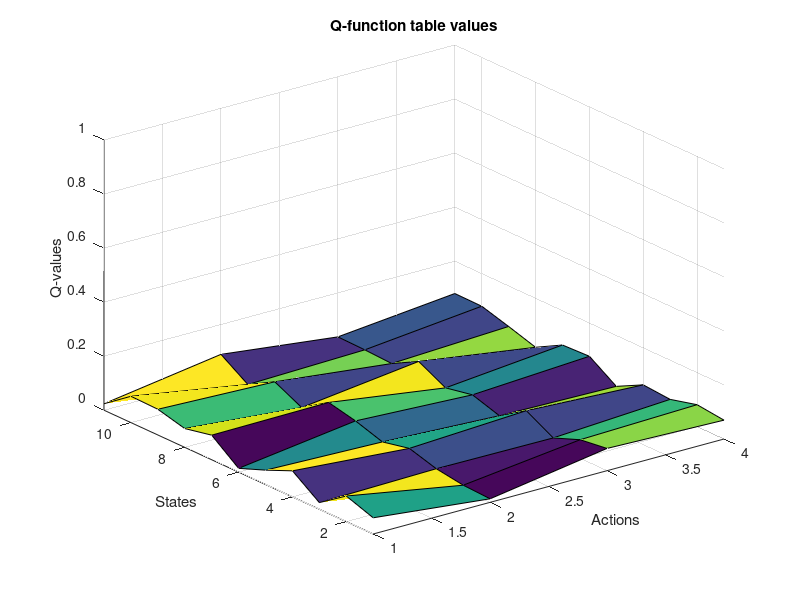

The MATLAB source for this figure: (Note: this script raises an error after producing the figure.)
function initQ
%INITQ Summary of this function goes here
%   Detailed explanation goes here

qTable = 0.01 + (0.1-0.01)*rand(11,4);

figure
surf(qTable)
title('Q-function table values')
xlabel('Actions')
ylabel('States')
zlabel('Q-values')
%axis = [xmin,xmax,ymin,ymax,zmin,zmax]
axis([1,4,1,11,0,1])

disp(qTable);
eGreedyActionSelection(qTable,1);

end
